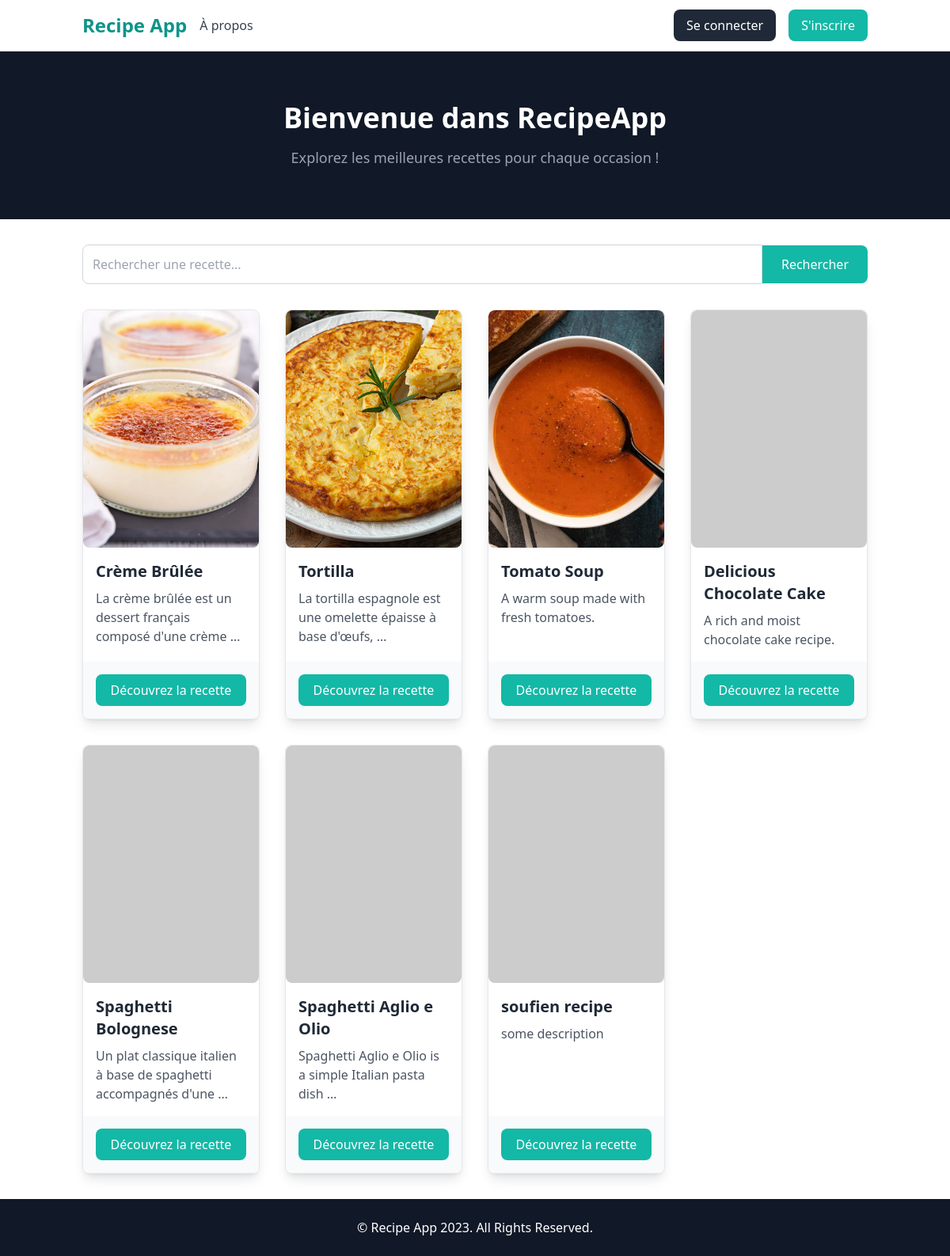
Page /recipes/ on the earlier database version.
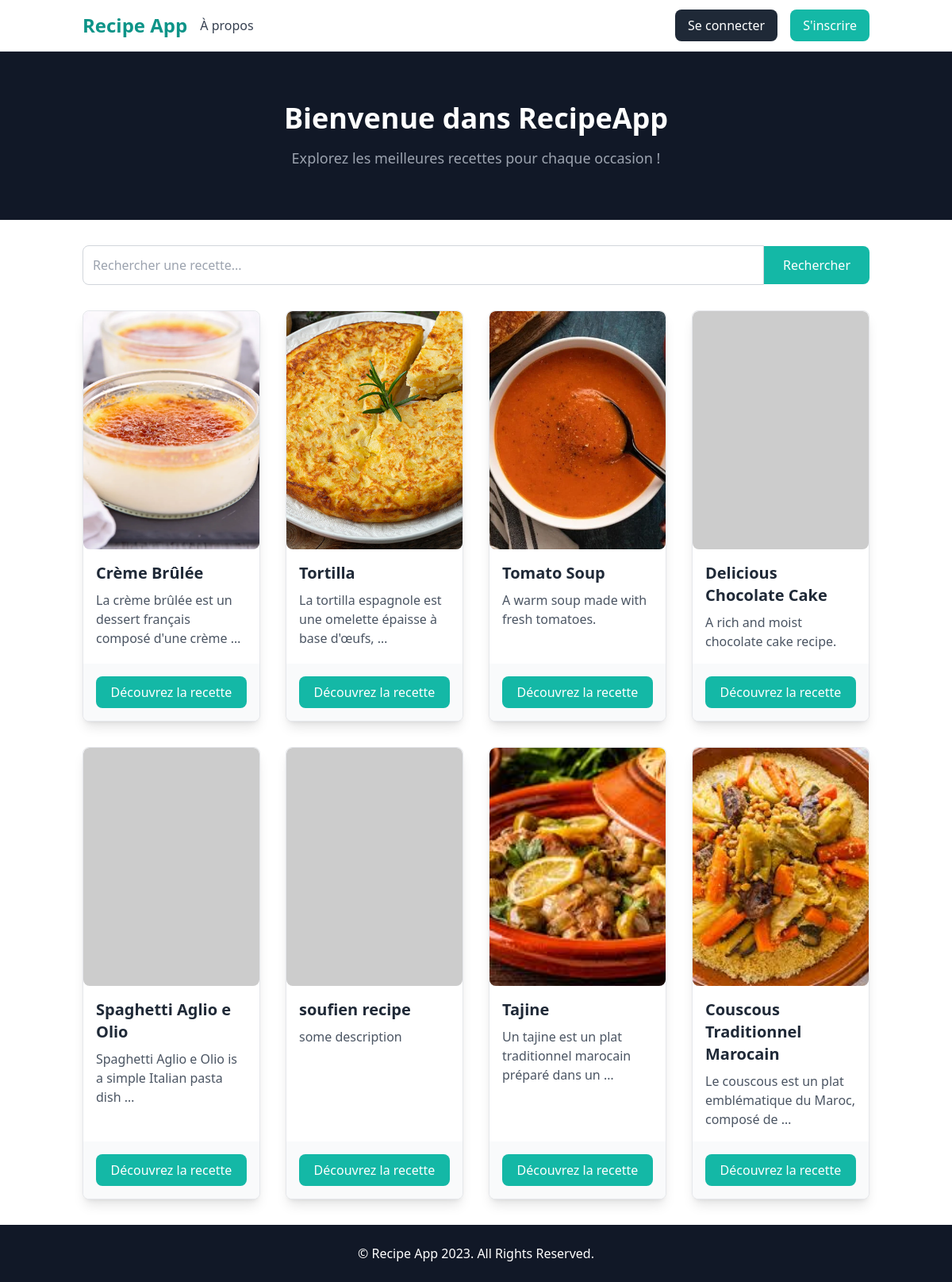
Same page on the later database version.
### recipes/models.py (models this page shows, shortened)
class Recipe(models.Model):
    title = models.CharField(max_length=200)
    description = models.TextField()
    user = models.ForeignKey(User, on_delete=models.SET_NULL, null=True, blank=True)
    instructions = models.TextField()
    image = models.ImageField(upload_to='recipes_photos/',default="https://dummyimage.com/450x300/dee2e6/6c757d.jpg")

### recipes/views.py (the view)
# urls.py: path('',recipes.views.index,name='recipes'),
def index(request):
    template = loader.get_template("./recipes/index.html")
    recettes = Recipe.objects.all()
    return HttpResponse(template.render(request=request,context={"recettes":recettes}))

### recipes/templates/recipes/index.html (shortened to what this page needs)
<!DOCTYPE html>
<html lang="en">
<head>
    <script src="https://cdn.tailwindcss.com"></script>
</head>
<body class="font-sans antialiased">
    <nav class="bg-white border-b border-gray-200">
        <div class="container mx-auto px-4 py-3 flex justify-between items-center">
            <div class="flex items-center space-x-4">
                <a href="#" class="text-2xl font-semibold text-teal-600">Recipe App</a>
                <a href="#" class="text-gray-700 hover:text-teal-600">À propos</a>
            </div>
            <div class="flex items-center space-x-4">
                {% if user.is_authenticated %}
                    <p class="text-gray-700">Bonjour, <span class="font-bold">{{ user.username }}</span></p>
                    <a href="{% url 'profile' %}" class="bg-teal-500 text-white hover:bg-teal-600 px-4 py-2 rounded-lg">Profile</a>
                {% else %}
                    <a href="{% url 'login' %}" class="bg-gray-800 text-white hover:bg-gray-900 px-4 py-2 rounded-lg">Se connecter</a>
                    <a href="{% url 'signup' %}" class="bg-teal-500 text-white hover:bg-teal-600 px-4 py-2 rounded-lg">S'inscrire</a>
                {% endif %}
            </div>
        </div>
    </nav>
    <header class="bg-gray-900 py-16">
        <div class="container mx-auto text-center text-white">
            <h1 class="text-4xl font-bold">Bienvenue dans RecipeApp</h1>
            <p class="text-lg mt-4 text-gray-400">Explorez les meilleures recettes pour chaque occasion !</p>
        </div>
    </header>
        <div class="container mx-auto px-4 mt-8">
            <form action="{% url 'chercher_recette' %}" method="get" class="flex items-center">
                <input
                    type="text"
                    name="query"
                    placeholder="Rechercher une recette..."
                    class="flex-1 border border-gray-300 p-3 rounded-l-lg focus:outline-none"
                    value="{{ request.GET.query }}"
                    required
                >
                <button
                    type="submit"
                    class="bg-teal-500 text-white hover:bg-teal-600 px-6 py-3 rounded-r-lg"
                >
                    Rechercher
                </button>
            </form>
        </div>
    <section class="py-8">
        <div class="container mx-auto px-4">
            <div class="grid grid-cols-1 md:grid-cols-2 lg:grid-cols-4 gap-8">
                {% for recette in recettes %}
                <div class="bg-white border border-gray-200 rounded-lg shadow-lg overflow-hidden hover:scale-105 transform transition flex flex-col">
                    <img src="../../../recipes_photos/{{recette.image }}"
                        class="w-full h-[300px] object-cover rounded-lg"
                        onerror="this.onerror=null; this.src='https://dummyimage.com/450x300/dee2e6/6c757d.jpg';">
                    <div class="p-4 flex-grow">
                        <h2 class="text-xl font-semibold text-gray-800">{{ recette.title }}</h2>
                        <p class="text-gray-600 mt-2">{{ recette.description|truncatewords:10 }}</p>
                    </div>
                    <div class="p-4 bg-gray-50 mt-auto">
                        <a href="{% url 'recette_info' recette.id%}" class="bg-teal-500 text-white hover:bg-teal-600 px-4 py-2 block text-center rounded-lg">Découvrez la recette</a>
                    </div>
                </div>
                {% endfor %}
            </div>
        </div>
    </section>
    <footer class="bg-gray-900 py-6">
        <div class="container mx-auto text-center text-white">
            <p>&copy; Recipe App 2023. All Rights Reserved.</p>
        </div>
    </footer>
</body>
</html>

Differences in the rows shown:
removed Recipe: title "Spaghetti Bolognese", description "Un plat classique italien à base de spaghetti accompagnés d'une …"
added Recipe: image (picture), title "Tajine", description "Un tajine est un plat traditionnel marocain préparé dans un …"
added Recipe: image (picture), title "Couscous Traditionnel Marocain", description "Le couscous est un plat emblématique du Maroc, composé de …"
